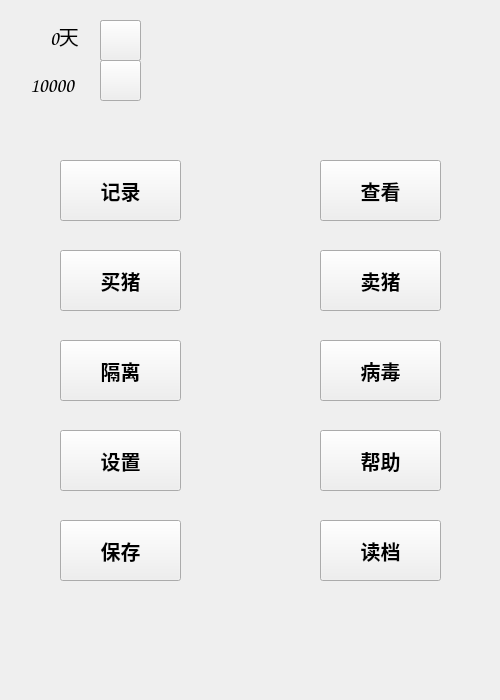
<?xml version="1.0" encoding="UTF-8"?>
<ui version="4.0">
 <class>scene1</class>
 <widget class="QWidget" name="scene1">
  <property name="geometry">
   <rect>
    <x>0</x>
    <y>0</y>
    <width>500</width>
    <height>700</height>
   </rect>
  </property>
  <property name="windowTitle">
   <string>Form</string>
  </property>
  <widget class="QLabel" name="label">
   <property name="geometry">
    <rect>
     <x>-3</x>
     <y>-6</y>
     <width>531</width>
     <height>711</height>
    </rect>
   </property>
   <property name="text">
    <string/>
   </property>
   <property name="pixmap">
    <pixmap resource="res.qrc">:/sourcefile/back.jpg</pixmap>
   </property>
  </widget>
  <widget class="QPushButton" name="pushButton">
   <property name="geometry">
    <rect>
     <x>60</x>
     <y>250</y>
     <width>121</width>
     <height>61</height>
    </rect>
   </property>
   <property name="font">
    <font>
     <family>方正姚体</family>
     <pointsize>15</pointsize>
     <weight>75</weight>
     <bold>true</bold>
    </font>
   </property>
   <property name="text">
    <string>买猪</string>
   </property>
   <property name="icon">
    <iconset resource="res.qrc">
     <normaloff>:/sourcefile/in0.png</normaloff>:/sourcefile/in0.png</iconset>
   </property>
   <property name="iconSize">
    <size>
     <width>40</width>
     <height>40</height>
    </size>
   </property>
  </widget>
  <widget class="QPushButton" name="pushButton_2">
   <property name="geometry">
    <rect>
     <x>320</x>
     <y>250</y>
     <width>121</width>
     <height>61</height>
    </rect>
   </property>
   <property name="font">
    <font>
     <family>方正姚体</family>
     <pointsize>15</pointsize>
     <weight>75</weight>
     <bold>true</bold>
    </font>
   </property>
   <property name="text">
    <string>卖猪</string>
   </property>
   <property name="icon">
    <iconset resource="res.qrc">
     <normaloff>:/sourcefile/out.png</normaloff>:/sourcefile/out.png</iconset>
   </property>
   <property name="iconSize">
    <size>
     <width>40</width>
     <height>40</height>
    </size>
   </property>
  </widget>
  <widget class="QPushButton" name="pushButton_3">
   <property name="geometry">
    <rect>
     <x>60</x>
     <y>160</y>
     <width>121</width>
     <height>61</height>
    </rect>
   </property>
   <property name="font">
    <font>
     <family>方正姚体</family>
     <pointsize>15</pointsize>
     <weight>75</weight>
     <bold>true</bold>
    </font>
   </property>
   <property name="text">
    <string>记录</string>
   </property>
   <property name="icon">
    <iconset resource="res.qrc">
     <normaloff>:/sourcefile/record0.png</normaloff>:/sourcefile/record0.png</iconset>
   </property>
   <property name="iconSize">
    <size>
     <width>40</width>
     <height>40</height>
    </size>
   </property>
  </widget>
  <widget class="QPushButton" name="pushButton_4">
   <property name="geometry">
    <rect>
     <x>60</x>
     <y>340</y>
     <width>121</width>
     <height>61</height>
    </rect>
   </property>
   <property name="font">
    <font>
     <family>方正姚体</family>
     <pointsize>15</pointsize>
     <weight>75</weight>
     <bold>true</bold>
    </font>
   </property>
   <property name="text">
    <string>隔离</string>
   </property>
   <property name="icon">
    <iconset resource="res.qrc">
     <normaloff>:/sourcefile/疫苗.png</normaloff>:/sourcefile/疫苗.png</iconset>
   </property>
   <property name="iconSize">
    <size>
     <width>40</width>
     <height>40</height>
    </size>
   </property>
  </widget>
  <widget class="QLabel" name="label_2">
   <property name="geometry">
    <rect>
     <x>50</x>
     <y>10</y>
     <width>51</width>
     <height>51</height>
    </rect>
   </property>
   <property name="font">
    <font>
     <family>Comic Sans MS</family>
     <pointsize>15</pointsize>
    </font>
   </property>
   <property name="text">
    <string>0天</string>
   </property>
  </widget>
  <widget class="QPushButton" name="pushButton_5">
   <property name="geometry">
    <rect>
     <x>100</x>
     <y>20</y>
     <width>41</width>
     <height>41</height>
    </rect>
   </property>
   <property name="text">
    <string/>
   </property>
   <property name="icon">
    <iconset resource="res.qrc">
     <normaloff>:/sourcefile/continue.png</normaloff>:/sourcefile/continue.png</iconset>
   </property>
   <property name="iconSize">
    <size>
     <width>30</width>
     <height>30</height>
    </size>
   </property>
  </widget>
  <widget class="QPushButton" name="pushButton_6">
   <property name="geometry">
    <rect>
     <x>100</x>
     <y>20</y>
     <width>41</width>
     <height>41</height>
    </rect>
   </property>
   <property name="text">
    <string/>
   </property>
   <property name="icon">
    <iconset resource="res.qrc">
     <normaloff>:/sourcefile/pause.png</normaloff>:/sourcefile/pause.png</iconset>
   </property>
   <property name="iconSize">
    <size>
     <width>32</width>
     <height>32</height>
    </size>
   </property>
  </widget>
  <widget class="QLabel" name="label_3">
   <property name="geometry">
    <rect>
     <x>30</x>
     <y>60</y>
     <width>71</width>
     <height>51</height>
    </rect>
   </property>
   <property name="font">
    <font>
     <family>Comic Sans MS</family>
     <pointsize>15</pointsize>
    </font>
   </property>
   <property name="text">
    <string>10000</string>
   </property>
  </widget>
  <widget class="QPushButton" name="pushButton_7">
   <property name="geometry">
    <rect>
     <x>100</x>
     <y>60</y>
     <width>41</width>
     <height>41</height>
    </rect>
   </property>
   <property name="text">
    <string/>
   </property>
   <property name="icon">
    <iconset resource="res.qrc">
     <normaloff>:/sourcefile/cions2.png</normaloff>:/sourcefile/cions2.png</iconset>
   </property>
   <property name="iconSize">
    <size>
     <width>30</width>
     <height>30</height>
    </size>
   </property>
  </widget>
  <widget class="QPushButton" name="pushButton_8">
   <property name="geometry">
    <rect>
     <x>320</x>
     <y>160</y>
     <width>121</width>
     <height>61</height>
    </rect>
   </property>
   <property name="font">
    <font>
     <family>方正姚体</family>
     <pointsize>15</pointsize>
     <weight>75</weight>
     <bold>true</bold>
    </font>
   </property>
   <property name="text">
    <string>查看</string>
   </property>
   <property name="icon">
    <iconset resource="res.qrc">
     <normaloff>:/sourcefile/pig2.png</normaloff>:/sourcefile/pig2.png</iconset>
   </property>
   <property name="iconSize">
    <size>
     <width>40</width>
     <height>40</height>
    </size>
   </property>
  </widget>
  <widget class="QPushButton" name="pushButton_9">
   <property name="geometry">
    <rect>
     <x>320</x>
     <y>340</y>
     <width>121</width>
     <height>61</height>
    </rect>
   </property>
   <property name="font">
    <font>
     <family>方正姚体</family>
     <pointsize>15</pointsize>
     <weight>75</weight>
     <bold>true</bold>
    </font>
   </property>
   <property name="text">
    <string>病毒</string>
   </property>
   <property name="icon">
    <iconset resource="res.qrc">
     <normaloff>:/sourcefile/virus.png</normaloff>:/sourcefile/virus.png</iconset>
   </property>
   <property name="iconSize">
    <size>
     <width>40</width>
     <height>40</height>
    </size>
   </property>
  </widget>
  <widget class="QPushButton" name="pushButton_10">
   <property name="geometry">
    <rect>
     <x>320</x>
     <y>430</y>
     <width>121</width>
     <height>61</height>
    </rect>
   </property>
   <property name="font">
    <font>
     <family>方正姚体</family>
     <pointsize>15</pointsize>
     <weight>75</weight>
     <bold>true</bold>
    </font>
   </property>
   <property name="text">
    <string>帮助</string>
   </property>
   <property name="icon">
    <iconset resource="res.qrc">
     <normaloff>:/sourcefile/help.png</normaloff>:/sourcefile/help.png</iconset>
   </property>
   <property name="iconSize">
    <size>
     <width>40</width>
     <height>40</height>
    </size>
   </property>
  </widget>
  <widget class="QPushButton" name="pushButton_11">
   <property name="geometry">
    <rect>
     <x>60</x>
     <y>430</y>
     <width>121</width>
     <height>61</height>
    </rect>
   </property>
   <property name="font">
    <font>
     <family>方正姚体</family>
     <pointsize>15</pointsize>
     <weight>75</weight>
     <bold>true</bold>
    </font>
   </property>
   <property name="text">
    <string>设置</string>
   </property>
   <property name="icon">
    <iconset resource="res.qrc">
     <normaloff>:/sourcefile/setting.png</normaloff>:/sourcefile/setting.png</iconset>
   </property>
   <property name="iconSize">
    <size>
     <width>40</width>
     <height>40</height>
    </size>
   </property>
  </widget>
  <widget class="QPushButton" name="pushButton_12">
   <property name="geometry">
    <rect>
     <x>320</x>
     <y>520</y>
     <width>121</width>
     <height>61</height>
    </rect>
   </property>
   <property name="font">
    <font>
     <family>方正姚体</family>
     <pointsize>15</pointsize>
     <weight>75</weight>
     <bold>true</bold>
    </font>
   </property>
   <property name="text">
    <string>读档</string>
   </property>
   <property name="icon">
    <iconset resource="res.qrc">
     <normaloff>:/sourcefile/read.png</normaloff>:/sourcefile/read.png</iconset>
   </property>
   <property name="iconSize">
    <size>
     <width>40</width>
     <height>40</height>
    </size>
   </property>
  </widget>
  <widget class="QPushButton" name="pushButton_13">
   <property name="geometry">
    <rect>
     <x>60</x>
     <y>520</y>
     <width>121</width>
     <height>61</height>
    </rect>
   </property>
   <property name="font">
    <font>
     <family>方正姚体</family>
     <pointsize>15</pointsize>
     <weight>75</weight>
     <bold>true</bold>
    </font>
   </property>
   <property name="text">
    <string>保存</string>
   </property>
   <property name="icon">
    <iconset resource="res.qrc">
     <normaloff>:/sourcefile/save.png</normaloff>:/sourcefile/save.png</iconset>
   </property>
   <property name="iconSize">
    <size>
     <width>40</width>
     <height>40</height>
    </size>
   </property>
  </widget>
  <zorder>label</zorder>
  <zorder>pushButton_6</zorder>
  <zorder>pushButton</zorder>
  <zorder>pushButton_2</zorder>
  <zorder>pushButton_3</zorder>
  <zorder>pushButton_4</zorder>
  <zorder>label_2</zorder>
  <zorder>pushButton_5</zorder>
  <zorder>label_3</zorder>
  <zorder>pushButton_7</zorder>
  <zorder>pushButton_8</zorder>
  <zorder>pushButton_9</zorder>
  <zorder>pushButton_10</zorder>
  <zorder>pushButton_11</zorder>
  <zorder>pushButton_12</zorder>
  <zorder>pushButton_13</zorder>
 </widget>
 <resources>
  <include location="res.qrc"/>
 </resources>
 <connections/>
</ui>
